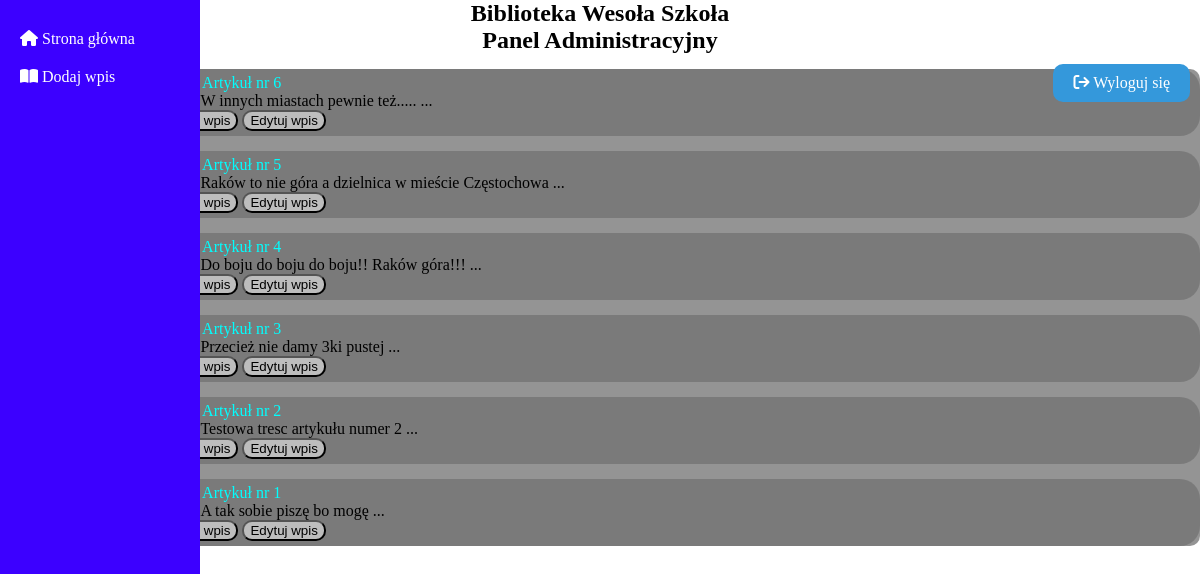
Page /BO/news_list.php on the committed database.
### tables this page shows
CREATE TABLE `article` (
  `article_id` int(11) NOT NULL,
  `title` varchar(255) NOT NULL,
  `text` longtext NOT NULL,
  `link` longtext NOT NULL,
  `author` varchar(255) NOT NULL,
  `data` datetime NOT NULL
);

### DB/db_connection.php (called while the page is built, shortened)
<?php
class db_connection{
    var $host = "localhost";
    var $dbname = "wiai";
    var $username = "root";
    var $password = "";
    public function databaseConnect(){
        $con = mysqli_connect($this->host, $this->username, $this->password, $this->dbname);
        if(!$con){
            die("Connection failed: " . mysqli_connect_error());
        }
        else{
            $this->connect = $con;
        }
    }
}
?>

### DB/db_article.php (called while the page is built, shortened)
<?php
include('db_connection.php');
class db_article extends db_connection{
    function selectArticle(){
        $query = 'SELECT * FROM `article` ORDER BY article_id DESC';
        $data = mysqli_query($this->connect, $query);
        if (mysqli_num_rows($data) > 0){
            return $data;
        }
    }
}
?>

### BO/news_list.php (the view, shortened to what this page needs)
<?php
include('./head_admin.php');
?>
    <div class="panel_lewy">
        <a class="przycisk" href="./admin_panel.php"><i class="fa-solid fa-house" style="color: #fff;"></i> Strona główna</a>
        <a class="przycisk" href="./dodaj_wpis.php"><i class="fa-solid fa-book-open" style="color: #ffffff;"></i> Dodaj wpis</a>
    </div>
    <?php
    include('../DB/db_article.php');
    $baza = new db_article();
    $baza->databaseConnect();
    $data = $baza->selectArticle();
    if (!empty($data)){
    ?>
    <div class="wpisy">
        <?php
            while($row = mysqli_fetch_assoc($data))
            {
                echo "<div id='wpis' class='artykul'><a href='news_list.php?id=".$row['article_id']."'>Tytuł: ".$row['title']."</a><article>Treść:".substr($row['text'],0,150)." ...</article>
                <button class='delete'><a href=news_list.php?del=True&id=".$row['article_id'].">
                Usuń wpis
                </a></button>
                <button class='delete'><a href=news_edit.php?id=".$row['article_id'].">
                Edytuj wpis
                </a></button>
                </div>";
            }
            } else {
                echo "Brak artykułów";
            }
        ?>
    </div>
</body>
</html>

### BO/admin_panel.css (style rules this page uses)
body { background-color: #ffffff; color: #000000; height: 100vh; margin: 0; padding: 0; }
.wpisy { margin-left: 13vw; background-color: rgba(42, 43, 42, 0.5); border-radius: 10px; }
.artykul a { text-decoration: none; color: aqua; }
.artykul { padding: 5px; background-color: rgba(98, 99, 98, 0.5); border-radius: 20px; margin-top: 15px; }
.delete { border-radius: 10px; background-color: rgba(255, 255, 255, 0.5); }
.delete a { text-decoration: none; color: #000; }
.panel_lewy { position: absolute; top: 0; left: 0; width: 200px; height: 100vh; background-color: #3c00ff; padding: 20px; box-sizing: border-box; }
.panel_lewy .przycisk { display: block; text-decoration: none; color: #ffffff; padding: 10px 0; }
.panel_lewy a { display: block; text-decoration: none; color: #333; padding: 10px 0; }

### rows in the picture
article: title "Artykuł nr 6", text "W innych miastach pewnie też....."
article: title "Artykuł nr 5", text "Raków to nie góra a dzielnica w mieście Częstochowa"
article: title "Artykuł nr 4", text "Do boju do boju do boju!! Raków góra!!!"
article: title "Artykuł nr 3", text "Przecież nie damy 3ki pustej"
article: title "Artykuł nr 2", text "Testowa tresc artykułu numer 2"
article: title "Artykuł nr 1", text "A tak sobie piszę bo mogę"
